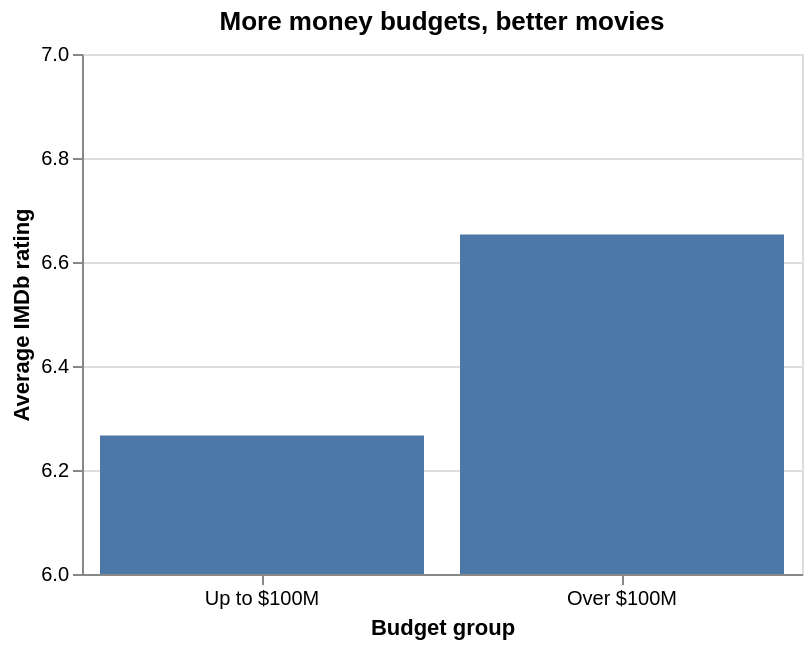

Notebook code for this chart:
### Code cell
rated_movies = movies.dropna(subset=["Production Budget", "IMDB Rating"]).copy()
rated_movies = rated_movies[rated_movies["Production Budget"] > 0]

rated_movies["Budget group"] = "Up to $100M"
rated_movies.loc[rated_movies["Production Budget"] > 100000000, "Budget group"] = "Over $100M"
budget_ratings = rated_movies.groupby("Budget group")["IMDB Rating"].mean().reset_index()

chart = al.Chart(budget_ratings).mark_bar().encode(
    x=al.X("Budget group:N", sort=["Up to $100M", "Over $100M"],
           axis=al.Axis(labelAngle=0)),
    y=al.Y("IMDB Rating:Q", title="Average IMDb rating",
           scale=al.Scale(domain=[6, 7], zero=False)),
    y2=al.datum(6)
).properties(
    title="More money budgets, better movies",
    width=360,
    height=260
)
chart

### Figure 1 — Vega-Lite specification as saved in the notebook (floating-point values rounded to 4 significant figures)
{"config": {"view": {"continuousWidth": 300, "continuousHeight": 300}}, "data": {"name": "data-bf284eb433ae2d1f9b006f50a9681c7e"}, "mark": {"type": "bar"}, "encoding": {"x": {"axis": {"labelAngle": 0}, "field": "Budget group", "sort": ["Up to $100M", "Over $100M"], "type": "nominal"}, "y": {"field": "IMDB Rating", "scale": {"domain": [6, 7], "zero": false}, "title": "Average IMDb rating", "type": "quantitative"}, "y2": {"datum": 6}}, "height": 260, "title": "More money budgets, better movies", "width": 360, "$schema": "https://vega.github.io/schema/vega-lite/v6.4.1.json", "datasets": {"data-bf284eb433ae2d1f9b006f50a9681c7e": [{"Budget group": "Over $100M", "IMDB Rating": 6.653}, {"Budget group": "Up to $100M", "IMDB Rating": 6.266}]}}
